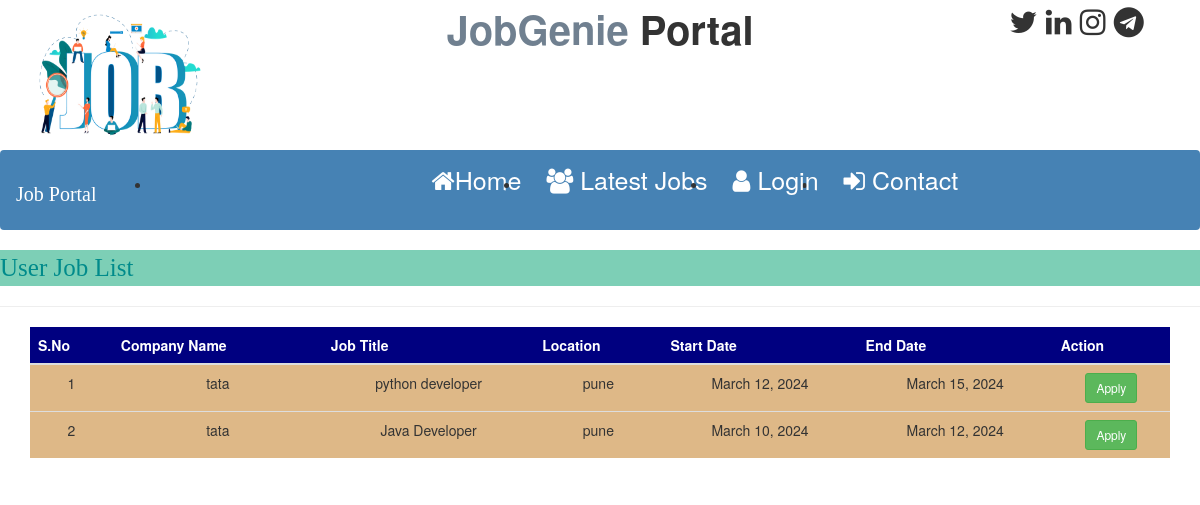
The page /user_latestjobs (signed in) on the database its author committed.
### job/models.py (models this page shows, shortened)
class Job(models.Model):
    recruiter = models.ForeignKey(Recruiter,on_delete=models.CASCADE)
    start_date = models.DateField()
    end_date = models.DateField()
    title = models.CharField(max_length=100)
    salary = models.FloatField(max_length=20)
    image = models.FileField()
    description = models.CharField(max_length=300)
    experience = models.CharField(max_length=50)
    location = models.CharField(max_length=100)
    skills = models.CharField(max_length=100)
    creationdate = models.DateField()

class Recruiter(models.Model):
    user = models.ForeignKey(User,on_delete=models.CASCADE)
    mobile = models.CharField(max_length=15,null=True)
    image = models.FileField(null=True)
    gender= models.CharField(max_length=10,null=True)
    company= models.CharField(max_length=100,null=True)
    type = models.CharField(max_length=15,null=True)
    status = models.CharField(max_length=20, null=True)

### job/views.py (the view)
# urls.py: path('user_latestjobs', views.user_latestjobs, name="user_latestjobs"),
def user_latestjobs(request):
    job=Job.objects.all().order_by('-start_date')
    user =request.user
    student = StudentUser.objects.get(user=user)
    data = Apply.objects.filter(student=student)
    li=[]
    for i in data:
        li.append(i.job.id)
    d={'job':job,'li':li}
    return render(request, 'user_latestjobs.html',d)

### job/templates/user_latestjobs.html (shortened to what this page needs)
{% load static %}
{% block body%}
{% include 'navigation.html'%}
<marquee style =" font-family: 'Monotype Corsiva ';font-size : 25px ; color : darkcyan ; font-weight : steelblue;  background-color : #7dcfb6 ">
User Job List
</marquee>
<hr>
<div class ="container ">
<table class="table table-hover ">
<thead>
<tr style=" background-color: #000080 ; color:white">
    <th> S.No</th>
    <th>Company Name</th>
    <th> Job Title</th>
    <th>Location</th>
    <th> Start Date</th>
     <th> End Date</th>
    <th> Action</th>
</tr>
</thead>
<tbody>
{% for i in job %}
<tr style="   background-color: #DEB887">
    <td>{{forloop.counter}}</td>
    <td>{{i.recruiter.company}}</td>
    <td>{{i.title}}</td>
    <td>{{i.location}}</td>
    <td>{{i.start_date}}</td>
    <td>{{i.end_date}}</td>
    {% if i.id in li %}
    <td>>Applied</td>
    {% else %}
    <td><a href="{% url 'job_detail' i.id %}" class = "btn  btn-success btn-sm" >Apply</a>
    {% endif %}
</td>
</tr>
{% endfor %}
</tbody>
</table>
</div>
{% endblock %}

### job/templates/user_latestjobs.html (style rules this page uses)
tr { text-align : center }

### rows shown on the page
Job: recruiter.company "tata", title "python developer", location "pune", start_date "March 12, 2024", end_date "March 15, 2024", shows "Apply"
Job: recruiter.company "tata", title "Java Developer", location "pune", start_date "March 10, 2024", end_date "March 12, 2024", shows "Apply"
